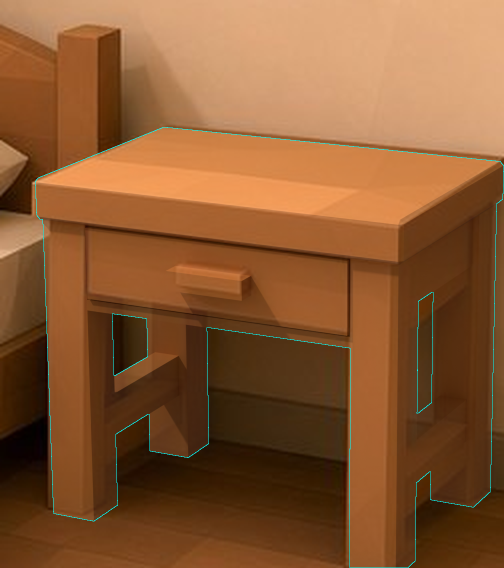
#> input picture game/assets-src/nightstand/compare/overlay-lowpoly.png, 1008 x 1136 px, given in place of master_000.png, which was not available (shown at 1/2 size)
$ python make_previews.py
#> lines starting #> are read from the running program, lines starting #| are printed output that depends on the picture; pictures that were not available may be replaced by others from this repository, and a replacement may not be noted
# python make_previews.py  (after render.py runs for master/lowpoly with "turn")
import os, subprocess
from PIL import Image, ImageDraw
HERE=os.path.dirname(os.path.abspath(__file__))+'/'
for name,out in [('master','turntable-master.png'),('lowpoly','turntable.png')]:
    ims=[]
    for a in (0,90,180,270):
        r=Image.open(f'{HERE}render/{name}_{a:03d}.png').convert('RGBA'); r=r.resize((r.width//2,r.height//2),Image.LANCZOS)
#> after `r = r.resize((r.width // 2, r.height // 2), Image.LANCZOS)`:
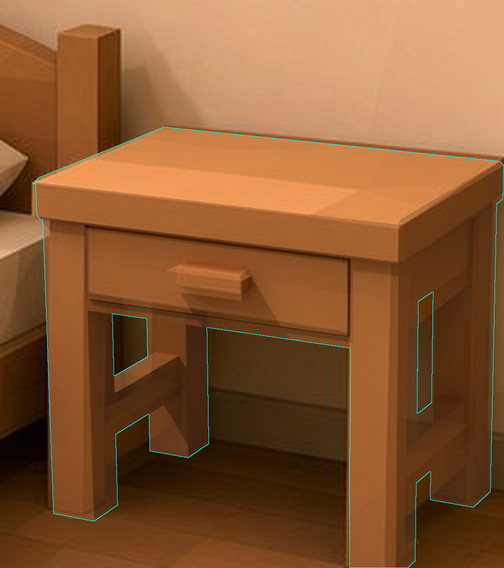
#> r: PIL image 504x568 RGBA; mean R, G, B, A 138, 89, 50.1, 255
        bg=Image.new('RGBA',r.size,(236,214,190,255)); bg.alpha_composite(r); d=ImageDraw.Draw(bg); d.text((8,8),f'{a} deg',fill=(0,0,0)); ims.append(bg)
#> after `bg = Image.new('RGBA', r.size, (236, 214, 190, 255))`:
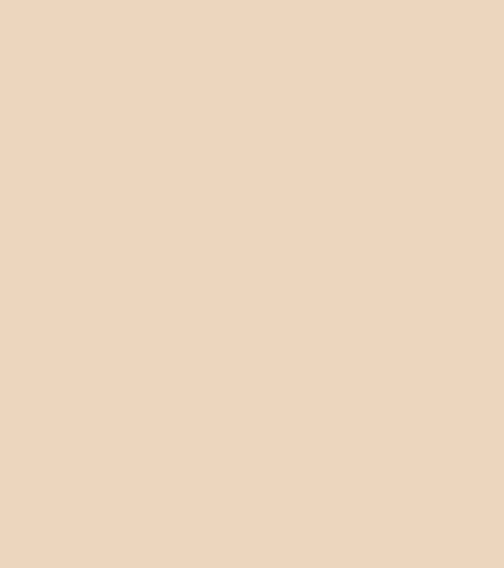
#> bg: PIL image 504x568 RGBA; mean R, G, B, A 236, 214, 190, 255
#> (the run stopped early here; a loop or call above may not have finished)

$ run again, on game/assets-src/nightstand/compare/side-by-side-lowpoly.png
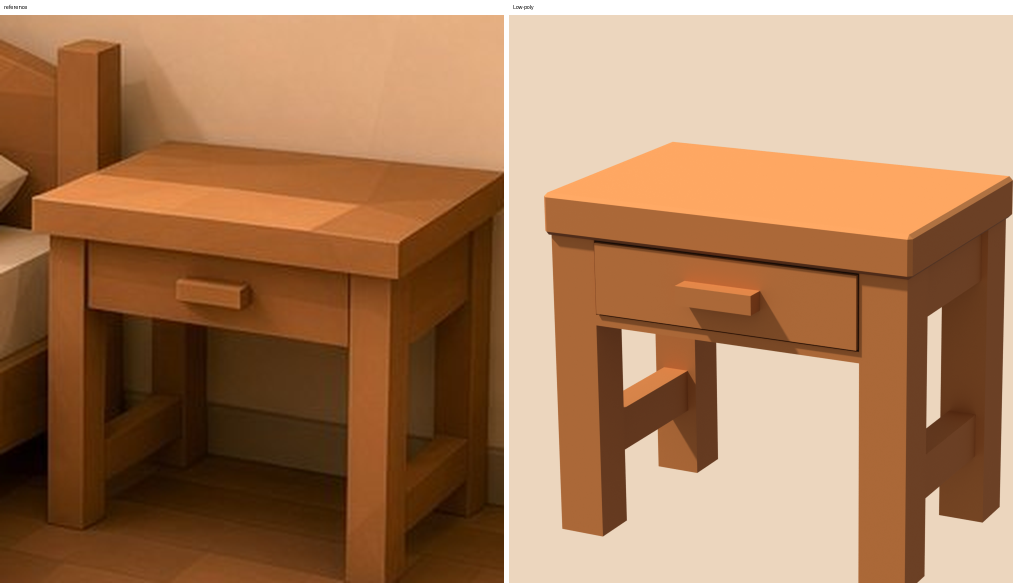
#> input picture game/assets-src/nightstand/compare/side-by-side-lowpoly.png, 2026 x 1166 px, given in place of master_000.png, which was not available (shown at 1/2 size)
#> `r = r.resize((r.width // 2, r.height // 2), Image.LANCZOS)`:
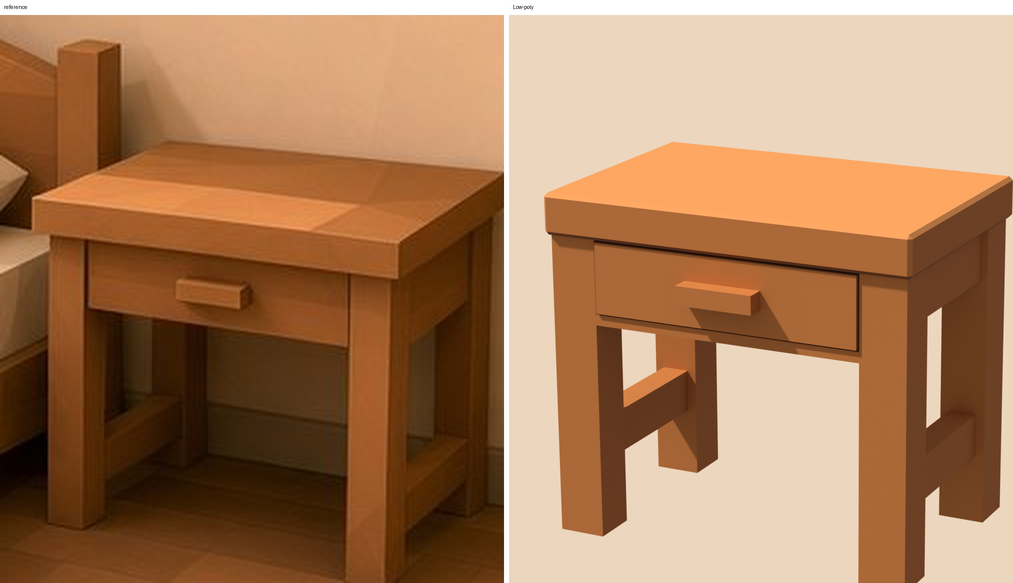
#> r: PIL image 1013x583 RGBA; mean R, G, B, A 168.4, 125.1, 90.2, 255
